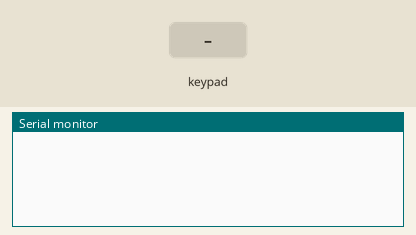
The sketch below on a simulated Arduino Uno, built with avr-gcc and run on an emulated ATmega328P. Parts: the last lines printed to the serial monitor. Inputs (shaded band) come from the test bench.

Above: at 1.2 s.
1.3 s: key '1' pressed
At 2.0 s:
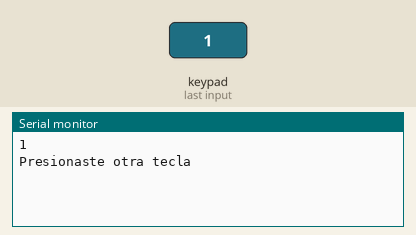
2.8 s: keypad keys 5 4 3 2 # pressed 0.4 s apart
At 5.6 s:
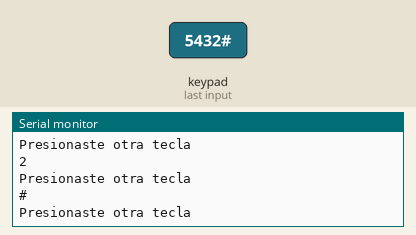
6.3 s: key '*' pressed
At 7.3 s:
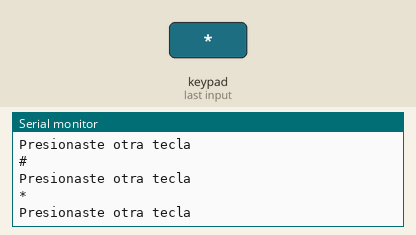
7.8 s: keypad keys 5 4 3 2 A pressed 0.4 s apart
At 10.6 s:
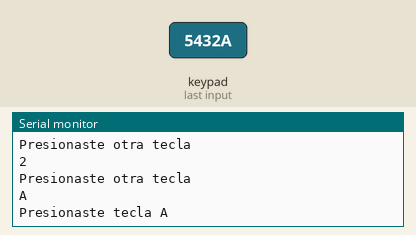
11.3 s: key 'B' pressed
At 12.2 s:
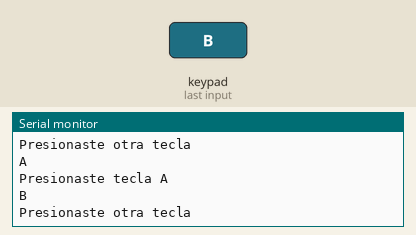
12.8 s: keypad keys 5 4 3 2 D pressed 0.4 s apart
At 15.8 s:
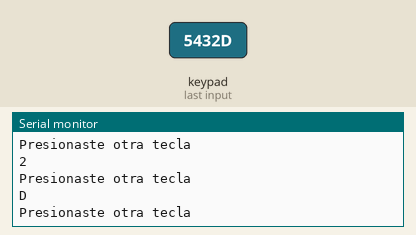
Timing chart, 0 to 17.3 s (numbered marks = the images above; inputs shaded):
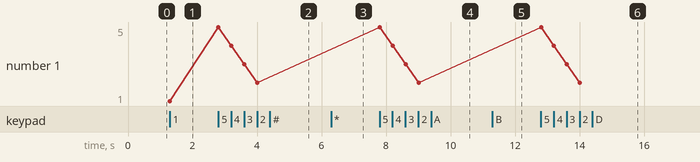

The sketch:

Teclado_matricial.ino
```cpp
#include <Keypad.h>//Libreria para teclados matriciales

//Constantes para definir dimensiones del teclado
const byte FILAS = 4;
const byte COLUMNAS = 4;

//Juego de caracteres personalizado
char CARACTERES[FILAS][COLUMNAS] = {
  {'1','4','7','*'},
  {'2','5','8','0'},
  {'3','6','9','#'},
  {'A','B','C','D'}
};

//Pines de matrices del teclado
byte pinesFilas[FILAS] = {5,4,3,2};
byte pinesColumnas[COLUMNAS] = {9,8,7,6};

//Instanciar juego de caracteres personalizado
Keypad customKeypad = Keypad(makeKeymap(CARACTERES), pinesFilas, pinesColumnas, FILAS, COLUMNAS);

void setup() {
  //Inicializa consola
  Serial.begin(9600);
}

void loop() {
  char customKey = customKeypad.getKey();//Revisa si fue presionada una tecla

  //Si fue presionada una tecla la muestra
  if(customKey){
    Serial.println(customKey);//Muestra la tecla

    switch(customKey){//Segun la tecla acciona
        case 'A':
          Serial.println("Presionaste tecla A");
          break;
        default:
          Serial.println("Presionaste otra tecla");
    }
  }
}
```

Measured:
- after the input at 1.3 s, the serial monitor: prints a new line at once (image 1)
- after the input at 2.8 s, the serial monitor: prints a new line at once (image 2)
- after the input at 6.3 s, the serial monitor: prints a new line at once (image 3)
- after the input at 7.8 s, the serial monitor: prints a new line at once (image 4)
- after the input at 11.3 s, the serial monitor: prints a new line at once (image 5)
- after the input at 12.8 s, the serial monitor: prints a new line at once (image 6)
- plotted number 1: 1 → 2 after the input at 2.8 s
